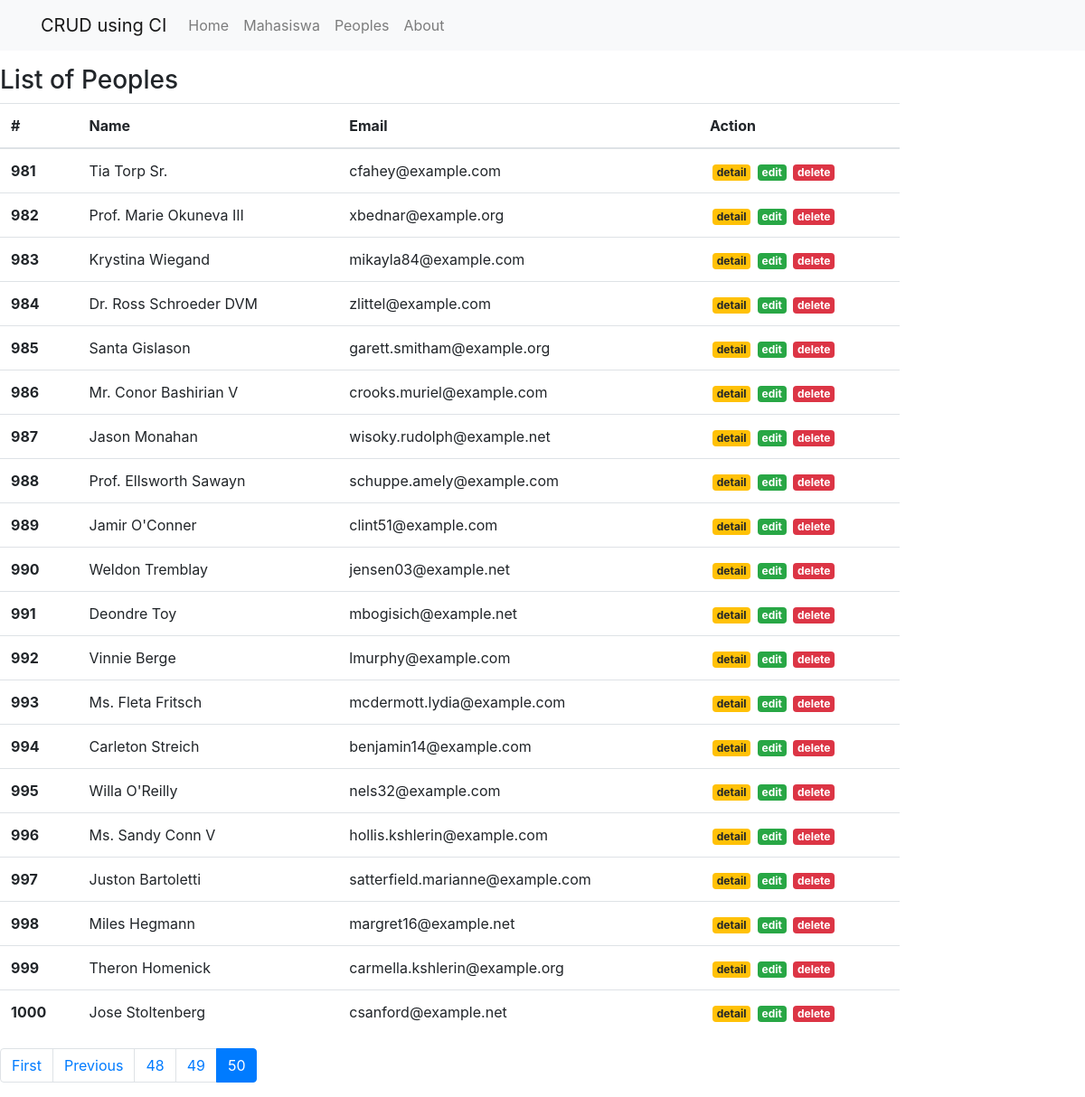
The app's page /peoples/index/980 with its own data.
### tables this page shows
CREATE TABLE `peoples` (
  `id` int(9) UNSIGNED NOT NULL,
  `name` varchar(100) NOT NULL,
  `address` varchar(255) NOT NULL,
  `email` varchar(100) NOT NULL
);

### index.php (called while the page is built, shortened)
<?php
require_once BASEPATH.'core/CodeIgniter.php';

### application/config/config.php (called while the page is built, shortened)
<?php
$config['base_url'] = 'http://localhost/ci-app/';
$config['index_page'] = '';
$config['uri_protocol']	= 'REQUEST_URI';
$config['url_suffix'] = '';
$config['language']	= 'english';
$config['charset'] = 'UTF-8';
$config['enable_hooks'] = FALSE;
$config['subclass_prefix'] = 'MY_';
$config['composer_autoload'] = FALSE;
$config['permitted_uri_chars'] = 'a-z 0-9~%.:_\-';
$config['enable_query_strings'] = FALSE;
$config['controller_trigger'] = 'c';
$config['function_trigger'] = 'm';
$config['directory_trigger'] = 'd';
$config['allow_get_array'] = TRUE;
$config['log_threshold'] = 0;
$config['log_path'] = '';
$config['log_file_extension'] = '';
$config['log_file_permissions'] = 0644;
$config['log_date_format'] = 'Y-m-d H:i:s';
$config['error_views_path'] = '';
$config['cache_path'] = '';
$config['cache_query_string'] = FALSE;
$config['encryption_key'] = '';
$config['sess_driver'] = 'files';
$config['sess_cookie_name'] = 'ci_session';
$config['sess_expiration'] = 7200;
$config['sess_save_path'] = NULL;
$config['sess_match_ip'] = FALSE;
$config['sess_time_to_update'] = 300;
$config['sess_regenerate_destroy'] = FALSE;
$config['cookie_prefix']	= '';
$config['cookie_domain']	= '';
$config['cookie_path']		= '/';
$config['cookie_secure']	= FALSE;
$config['cookie_httponly'] 	= FALSE;
$config['standardize_newlines'] = FALSE;
$config['global_xss_filtering'] = FALSE;
$config['csrf_protection'] = FALSE;
$config['csrf_token_name'] = 'csrf_test_name';
$config['csrf_cookie_name'] = 'csrf_cookie_name';
$config['csrf_expire'] = 7200;
$config['csrf_regenerate'] = TRUE;
$config['csrf_exclude_uris'] = array();
$config['compress_output'] = FALSE;
$config['time_reference'] = 'local';
$config['rewrite_short_tags'] = FALSE;
$config['proxy_ips'] = '';

### application/models/Peoples_model.php (called while the page is built, shortened)
<?php
class Peoples_model extends CI_Model
{
    public function getPeoples($limit, $start)
    {
        return $this->db->get('peoples', $limit, $start)->result_array();
    }
    public function countAllPeoples()
    {
        return $this->db->get('peoples')->num_rows();
    }
}
?>

### application/views/peoples/index.php (the view, shortened to what this page needs)
<div class="row">
    <div class="col-md-10">
    <h3 class="mt-3">List of Peoples</h3>
    <table class="table">
        <thead>
            <tr>
                <th>#</th>
                <th>Name</th>
                <th>Email</th>
                <th>Action</th>
            </tr>
        </thead>
        <tbody>
            <?php foreach ($peoples as $people) : ?>
            <tr>
                <th><?= ++$start; ?></th>
                <td><?= $people['name']; ?></td>
                <td><?= $people['email']; ?></td>
                <td>
                    <a href="" class="badge badge-warning">detail</a>
                    <a href="" class="badge badge-success">edit</a>
                    <a href="" class="badge badge-danger">delete</a>
                </td>
            </tr>
            <?php endforeach; ?>
        </tbody>
    </table>
    <?= $this->pagination->create_links() ?>
    </div>
</div>

### assets/css/style.css (style rules this page uses)
.badge { margin-left: 3px; }

### records on screen
peoples: name "Tia Torp Sr.", email "cfahey@example.com"
peoples: name "Prof. Marie Okuneva III", email "xbednar@example.org"
peoples: name "Krystina Wiegand", email "mikayla84@example.com"
peoples: name "Dr. Ross Schroeder DVM", email "zlittel@example.com"
peoples: name "Santa Gislason", email "garett.smitham@example.org"
peoples: name "Mr. Conor Bashirian V", email "crooks.muriel@example.com"
peoples: name "Jason Monahan", email "wisoky.rudolph@example.net"
peoples: name "Prof. Ellsworth Sawayn", email "schuppe.amely@example.com"
peoples: name "Jamir O'Conner", email "clint51@example.com"
peoples: name "Weldon Tremblay", email "jensen03@example.net"
peoples: name "Deondre Toy", email "mbogisich@example.net"
peoples: name "Vinnie Berge", email "lmurphy@example.com"
peoples: name "Ms. Fleta Fritsch", email "mcdermott.lydia@example.com"
peoples: name "Carleton Streich", email "benjamin14@example.com"
peoples: name "Willa O'Reilly", email "nels32@example.com"
peoples: name "Ms. Sandy Conn V", email "hollis.kshlerin@example.com"
peoples: name "Juston Bartoletti", email "satterfield.marianne@example.com"
peoples: name "Miles Hegmann", email "margret16@example.net"
peoples: name "Theron Homenick", email "carmella.kshlerin@example.org"
peoples: name "Jose Stoltenberg", email "csanford@example.net"

### other values on screen
$this->pagination->create_links() "First Previous 48 49 50"
